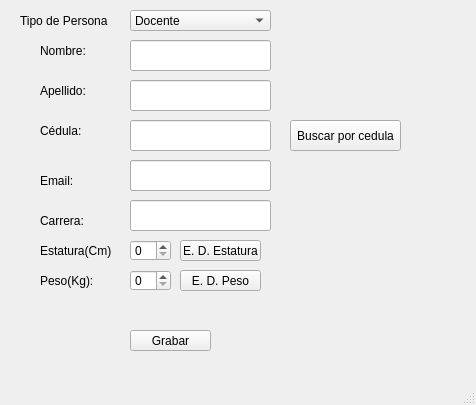
<?xml version="1.0" encoding="UTF-8"?>
<ui version="4.0">
 <class>VTNWindow</class>
 <widget class="QMainWindow" name="VTNWindow">
  <property name="geometry">
   <rect>
    <x>0</x>
    <y>0</y>
    <width>476</width>
    <height>405</height>
   </rect>
  </property>
  <property name="windowTitle">
   <string>VentanaPrincipal</string>
  </property>
  <widget class="QWidget" name="centralwidet">
   <widget class="QLineEdit" name="txt_Nombre">
    <property name="geometry">
     <rect>
      <x>130</x>
      <y>40</y>
      <width>141</width>
      <height>31</height>
     </rect>
    </property>
    <property name="maxLength">
     <number>50</number>
    </property>
   </widget>
   <widget class="QLineEdit" name="txt_Apellido">
    <property name="geometry">
     <rect>
      <x>130</x>
      <y>80</y>
      <width>141</width>
      <height>31</height>
     </rect>
    </property>
    <property name="maxLength">
     <number>50</number>
    </property>
   </widget>
   <widget class="QLabel" name="lbl_Nombre">
    <property name="geometry">
     <rect>
      <x>40</x>
      <y>40</y>
      <width>81</width>
      <height>21</height>
     </rect>
    </property>
    <property name="text">
     <string>Nombre:</string>
    </property>
   </widget>
   <widget class="QLabel" name="lbl_Apellido">
    <property name="geometry">
     <rect>
      <x>40</x>
      <y>80</y>
      <width>61</width>
      <height>21</height>
     </rect>
    </property>
    <property name="text">
     <string>Apellido:</string>
    </property>
   </widget>
   <widget class="QPushButton" name="btn_Grabar">
    <property name="geometry">
     <rect>
      <x>130</x>
      <y>330</y>
      <width>81</width>
      <height>21</height>
     </rect>
    </property>
    <property name="text">
     <string>Grabar</string>
    </property>
   </widget>
   <widget class="QComboBox" name="cb_tipo_persona">
    <property name="geometry">
     <rect>
      <x>130</x>
      <y>10</y>
      <width>141</width>
      <height>21</height>
     </rect>
    </property>
    <item>
     <property name="text">
      <string>Docente</string>
     </property>
    </item>
    <item>
     <property name="text">
      <string>Estudiante</string>
     </property>
    </item>
   </widget>
   <widget class="QLabel" name="lbl_tipo_persona">
    <property name="geometry">
     <rect>
      <x>20</x>
      <y>10</y>
      <width>91</width>
      <height>21</height>
     </rect>
    </property>
    <property name="text">
     <string>Tipo de Persona</string>
    </property>
   </widget>
   <widget class="QLineEdit" name="txt_Nombre_2">
    <property name="geometry">
     <rect>
      <x>130</x>
      <y>160</y>
      <width>141</width>
      <height>31</height>
     </rect>
    </property>
   </widget>
   <widget class="QLineEdit" name="txt_cedula">
    <property name="geometry">
     <rect>
      <x>130</x>
      <y>120</y>
      <width>141</width>
      <height>31</height>
     </rect>
    </property>
    <property name="maxLength">
     <number>10</number>
    </property>
   </widget>
   <widget class="QLineEdit" name="txt_email">
    <property name="geometry">
     <rect>
      <x>130</x>
      <y>160</y>
      <width>141</width>
      <height>31</height>
     </rect>
    </property>
    <property name="maxLength">
     <number>100</number>
    </property>
   </widget>
   <widget class="QLabel" name="lbl_cedula">
    <property name="geometry">
     <rect>
      <x>40</x>
      <y>120</y>
      <width>81</width>
      <height>21</height>
     </rect>
    </property>
    <property name="text">
     <string>Cédula:</string>
    </property>
   </widget>
   <widget class="QLabel" name="lbl_email">
    <property name="geometry">
     <rect>
      <x>40</x>
      <y>170</y>
      <width>61</width>
      <height>21</height>
     </rect>
    </property>
    <property name="text">
     <string>Email:</string>
    </property>
   </widget>
   <widget class="QPushButton" name="btn_buscar_cedula">
    <property name="geometry">
     <rect>
      <x>290</x>
      <y>120</y>
      <width>111</width>
      <height>31</height>
     </rect>
    </property>
    <property name="text">
     <string>Buscar por cedula</string>
    </property>
   </widget>
   <widget class="QSpinBox" name="sp_estatura_2">
    <property name="geometry">
     <rect>
      <x>130</x>
      <y>240</y>
      <width>41</width>
      <height>21</height>
     </rect>
    </property>
    <property name="maximum">
     <number>300</number>
    </property>
   </widget>
   <widget class="QLabel" name="lbl_estatura_2">
    <property name="geometry">
     <rect>
      <x>40</x>
      <y>240</y>
      <width>71</width>
      <height>21</height>
     </rect>
    </property>
    <property name="text">
     <string>Estatura(Cm):</string>
    </property>
   </widget>
   <widget class="QPushButton" name="btn_estatura">
    <property name="geometry">
     <rect>
      <x>180</x>
      <y>240</y>
      <width>81</width>
      <height>21</height>
     </rect>
    </property>
    <property name="text">
     <string>E. D. Estatura</string>
    </property>
   </widget>
   <widget class="QSpinBox" name="sp_peso">
    <property name="geometry">
     <rect>
      <x>130</x>
      <y>270</y>
      <width>41</width>
      <height>21</height>
     </rect>
    </property>
    <property name="maximum">
     <number>100</number>
    </property>
   </widget>
   <widget class="QPushButton" name="btn_peso">
    <property name="geometry">
     <rect>
      <x>180</x>
      <y>270</y>
      <width>81</width>
      <height>21</height>
     </rect>
    </property>
    <property name="text">
     <string>E. D. Peso</string>
    </property>
   </widget>
   <widget class="QLabel" name="lbl_peso">
    <property name="geometry">
     <rect>
      <x>40</x>
      <y>270</y>
      <width>71</width>
      <height>21</height>
     </rect>
    </property>
    <property name="text">
     <string>Peso(Kg):</string>
    </property>
   </widget>
   <widget class="QLabel" name="lbl_carrera">
    <property name="geometry">
     <rect>
      <x>40</x>
      <y>210</y>
      <width>61</width>
      <height>21</height>
     </rect>
    </property>
    <property name="text">
     <string>Carrera:</string>
    </property>
   </widget>
   <widget class="QLineEdit" name="txt_carrera">
    <property name="geometry">
     <rect>
      <x>130</x>
      <y>200</y>
      <width>141</width>
      <height>31</height>
     </rect>
    </property>
   </widget>
  </widget>
  <widget class="QMenuBar" name="mnb_menu_principal">
   <property name="geometry">
    <rect>
     <x>0</x>
     <y>0</y>
     <width>476</width>
     <height>21</height>
    </rect>
   </property>
  </widget>
  <widget class="QStatusBar" name="stb_menu_barra_estado"/>
 </widget>
 <resources/>
 <connections/>
</ui>
